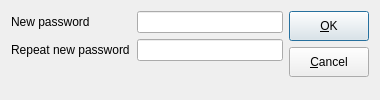
<?xml version="1.0" encoding="UTF-8"?>
<ui version="4.0">
 <class>ChangePwDlgClass</class>
 <widget class="QDialog" name="ChangePwDlgClass">
  <property name="geometry">
   <rect>
    <x>0</x>
    <y>0</y>
    <width>380</width>
    <height>100</height>
   </rect>
  </property>
  <property name="contextMenuPolicy">
   <enum>Qt::DefaultContextMenu</enum>
  </property>
  <property name="windowTitle">
   <string notr="true">Enter new password</string>
  </property>
  <property name="modal">
   <bool>true</bool>
  </property>
  <layout class="QHBoxLayout" name="horizontalLayout">
   <item>
    <layout class="QGridLayout" name="gridLayout">
     <item row="0" column="0">
      <widget class="QLabel" name="ID_ST_NEW_PW">
       <property name="minimumSize">
        <size>
         <width>120</width>
         <height>20</height>
        </size>
       </property>
       <property name="text">
        <string>New password</string>
       </property>
      </widget>
     </item>
     <item row="0" column="1">
      <widget class="QLineEdit" name="password">
       <property name="echoMode">
        <enum>QLineEdit::Password</enum>
       </property>
      </widget>
     </item>
     <item row="1" column="1">
      <widget class="QLineEdit" name="pw_repeated">
       <property name="echoMode">
        <enum>QLineEdit::Password</enum>
       </property>
      </widget>
     </item>
     <item row="1" column="0">
      <widget class="QLabel" name="ID_ST_NEW_PW_REPEAT">
       <property name="minimumSize">
        <size>
         <width>120</width>
         <height>20</height>
        </size>
       </property>
       <property name="text">
        <string>Repeat new password</string>
       </property>
      </widget>
     </item>
     <item row="2" column="1">
      <spacer name="verticalSpacer_2">
       <property name="orientation">
        <enum>Qt::Vertical</enum>
       </property>
       <property name="sizeHint" stdset="0">
        <size>
         <width>0</width>
         <height>0</height>
        </size>
       </property>
      </spacer>
     </item>
    </layout>
   </item>
   <item>
    <layout class="QVBoxLayout" name="verticalLayout">
     <item>
      <widget class="QPushButton" name="okBt">
       <property name="minimumSize">
        <size>
         <width>80</width>
         <height>30</height>
        </size>
       </property>
       <property name="text">
        <string notr="true">&amp;OK</string>
       </property>
      </widget>
     </item>
     <item>
      <widget class="QPushButton" name="cancelBt">
       <property name="minimumSize">
        <size>
         <width>80</width>
         <height>30</height>
        </size>
       </property>
       <property name="text">
        <string notr="true">&amp;Cancel</string>
       </property>
      </widget>
     </item>
     <item>
      <spacer name="verticalSpacer">
       <property name="orientation">
        <enum>Qt::Vertical</enum>
       </property>
       <property name="sizeHint" stdset="0">
        <size>
         <width>0</width>
         <height>0</height>
        </size>
       </property>
      </spacer>
     </item>
    </layout>
   </item>
  </layout>
 </widget>
 <layoutdefault spacing="6" margin="11"/>
 <resources/>
 <connections/>
</ui>
